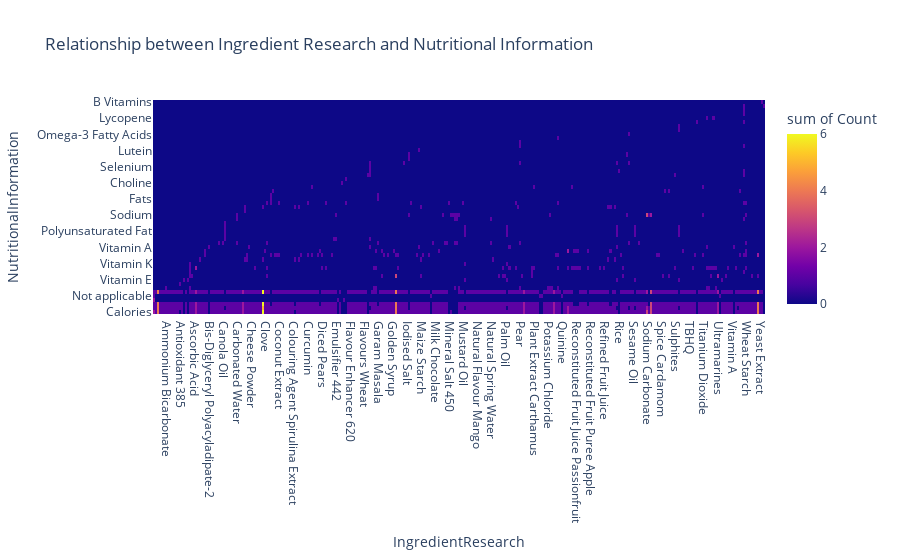
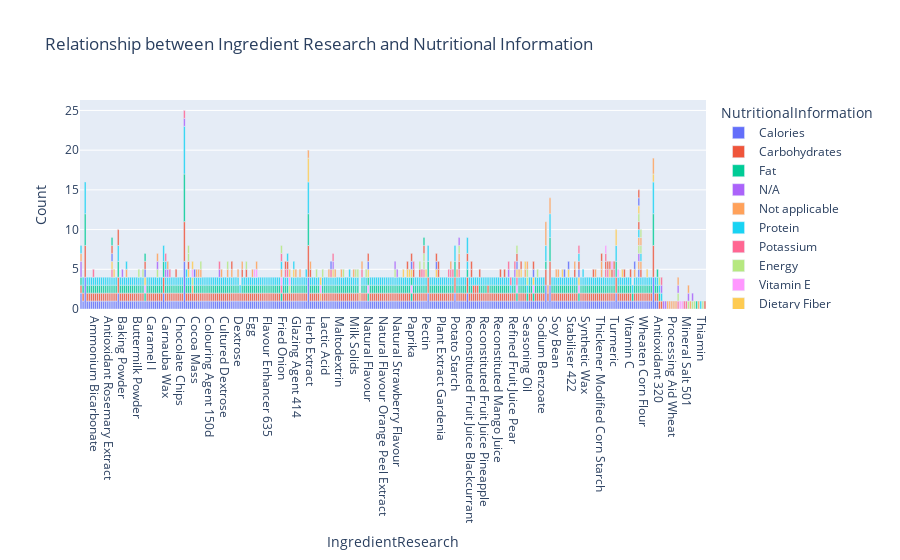

Write notebook code for charts like these, in order.
### Code cell
import plotly.express as px

query = """
MATCH (i:IngredientResearch)-[:HAS_NUTRITIONAL_INFORMATION]->(n:NutritionalInformation)
RETURN i.ingredient_name AS IngredientResearch, n.nutrient AS NutritionalInformation
"""

with driver.session() as session:
    result = session.run(query)
    neo4j_data = [record.data() for record in result]


df = pd.DataFrame(neo4j_data)


ingredientresearch_nutriinfo = df.groupby('IngredientResearch')['NutritionalInformation'].apply(list).reset_index()

import plotly.graph_objects as go


ingredientresearch_nutriinfo = df.groupby('IngredientResearch')['NutritionalInformation'].apply(list).reset_index()

import plotly.express as px


counts = df.groupby(['IngredientResearch', 'NutritionalInformation']).size().reset_index(name='Count')


fig = px.density_heatmap(counts, x='IngredientResearch', y='NutritionalInformation', z='Count', 
                         title='Relationship between Ingredient Research and Nutritional Information')

fig.show()


fig = px.bar(counts, x='IngredientResearch', y='Count', color='NutritionalInformation', 
             title='Relationship between Ingredient Research and Nutritional Information')

fig.show()

### Figure 1 — Plotly figure (JSON) as saved in the notebook; plotly's stock layout.template omitted (floating-point values rounded to 4 significant figures; data arrays with more than 128 entries replaced by an {"elided": "..."} marker saying what was removed)
{"data": [{"coloraxis": "coloraxis", "histfunc": "sum", "hovertemplate": "IngredientResearch=%{x}<br>NutritionalInformation=%{y}<br>sum of Count=%{z}<extra></extra>", "name": "", "type": "histogram2d", "x": {"elided": "1369 str values"}, "xaxis": "x", "xbingroup": "x", "y": {"elided": "1369 str values"}, "yaxis": "y", "ybingroup": "y", "z": {"elided": "1369 int values"}}], "layout": {"coloraxis": {"colorbar": {"title": {"text": "sum of Count"}}, "colorscale": [[0, "#0d0887"], [0.1111, "#46039f"], [0.2222, "#7201a8"], [0.3333, "#9c179e"], [0.4444, "#bd3786"], [0.5556, "#d8576b"], [0.6667, "#ed7953"], [0.7778, "#fb9f3a"], [0.8889, "#fdca26"], [1, "#f0f921"]]}, "legend": {"tracegroupgap": 0}, "title": {"text": "Relationship between Ingredient Research and Nutritional Information"}, "xaxis": {"anchor": "y", "domain": [0, 1], "title": {"text": "IngredientResearch"}}, "yaxis": {"anchor": "x", "domain": [0, 1], "title": {"text": "NutritionalInformation"}}}}

### Figure 2 — Plotly figure (JSON) as saved in the notebook; plotly's stock layout.template omitted (floating-point values rounded to 4 significant figures; data arrays with more than 128 entries replaced by an {"elided": "..."} marker saying what was removed)
{"data": [{"alignmentgroup": "True", "hovertemplate": "NutritionalInformation=Calories<br>IngredientResearch=%{x}<br>Count=%{y}<extra></extra>", "legendgroup": "Calories", "marker": {"color": "#636efa", "pattern": {"shape": ""}}, "name": "Calories", "offsetgroup": "Calories", "orientation": "v", "showlegend": true, "textposition": "auto", "type": "bar", "x": {"elided": "280 str values"}, "xaxis": "x", "y": {"elided": "280 int values"}, "yaxis": "y"}, {"alignmentgroup": "True", "hovertemplate": "NutritionalInformation=Carbohydrates<br>IngredientResearch=%{x}<br>Count=%{y}<extra></extra>", "legendgroup": "Carbohydrates", "marker": {"color": "#EF553B", "pattern": {"shape": ""}}, "name": "Carbohydrates", "offsetgroup": "Carbohydrates", "orientation": "v", "showlegend": true, "textposition": "auto", "type": "bar", "x": {"elided": "271 str values"}, "xaxis": "x", "y": {"elided": "271 int values"}, "yaxis": "y"}, {"alignmentgroup": "True", "hovertemplate": "NutritionalInformation=Fat<br>IngredientResearch=%{x}<br>Count=%{y}<extra></extra>", "legendgroup": "Fat", "marker": {"color": "#00cc96", "pattern": {"shape": ""}}, "name": "Fat", "offsetgroup": "Fat", "orientation": "v", "showlegend": true, "textposition": "auto", "type": "bar", "x": {"elided": "270 str values"}, "xaxis": "x", "y": {"elided": "270 int values"}, "yaxis": "y"}, {"alignmentgroup": "True", "hovertemplate": "NutritionalInformation=N/A<br>IngredientResearch=%{x}<br>Count=%{y}<extra></extra>", "legendgroup": "N/A", "marker": {"color": "#ab63fa", "pattern": {"shape": ""}}, "name": "N/A", "offsetgroup": "N/A", "orientation": "v", "showlegend": true, "textposition": "auto", "type": "bar", "x": ["", "Emulsifier 442", "Enzymes"], "xaxis": "x", "y": [2, 1, 1], "yaxis": "y"}, {"alignmentgroup": "True", "hovertemplate": "NutritionalInformation=Not applicable<br>IngredientResearch=%{x}<br>Count=%{y}<extra></extra>", "legendgroup": "Not applicable", "marker": {"color": "#FFA15A", "pattern": {"shape": ""}}, "name": "Not applicable", "offsetgroup": "Not applicable", "orientation": "v", "showlegend": true, "textposition": "auto", "type": "bar", "x": ["", "Mica", "Polybutene", "Polyethylene", "Processing Aid Wheat", "Ultramarines"], "xaxis": "x", "y": [1, 1, 1, 1, 1, 1], "yaxis": "y"}, {"alignmentgroup": "True", "hovertemplate": "NutritionalInformation=Protein<br>IngredientResearch=%{x}<br>Count=%{y}<extra></extra>", "legendgroup": "Protein", "marker": {"color": "#19d3f3", "pattern": {"shape": ""}}, "name": "Protein", "offsetgroup": "Protein", "orientation": "v", "showlegend": true, "textposition": "auto", "type": "bar", "x": {"elided": "264 str values"}, "xaxis": "x", "y": {"elided": "264 int values"}, "yaxis": "y"}, {"alignmentgroup": "True", "hovertemplate": "NutritionalInformation=Potassium<br>IngredientResearch=%{x}<br>Count=%{y}<extra></extra>", "legendgroup": "Potassium", "marker": {"color": "#FF6692", "pattern": {"shape": ""}}, "name": "Potassium", "offsetgroup": "Potassium", "orientation": "v", "showlegend": true, "textposition": "auto", "type": "bar", "x": ["Acidity Regulator 501", "Apple", "Fructose", "Fruit Peach", "Mineral Salt 500", "Mineral Salt 508", "Pasteurised Homogenised Milk", "Potassium Bicarbonate", "Potassium Chloride", "Potassium Citrate", "Potatoes", "Tomato Juice", "Tomato Paste", "Tomatoes"], "xaxis": "x", "y": [1, 1, 1, 1, 1, 1, 1, 1, 1, 1, 1, 1, 1, 1], "yaxis": "y"}, {"alignmentgroup": "True", "hovertemplate": "NutritionalInformation=Energy<br>IngredientResearch=%{x}<br>Count=%{y}<extra></extra>", "legendgroup": "Energy", "marker": {"color": "#B6E880", "pattern": {"shape": ""}}, "name": "Energy", "offsetgroup": "Energy", "orientation": "v", "showlegend": true, "textposition": "auto", "type": "bar", "x": ["Antioxidant 320"], "xaxis": "x", "y": [1], "yaxis": "y"}, {"alignmentgroup": "True", "hovertemplate": "NutritionalInformation=Vitamin E<br>IngredientResearch=%{x}<br>Count=%{y}<extra></extra>", "legendgroup": "Vitamin E", "marker": {"color": "#FF97FF", "pattern": {"shape": ""}}, "name": "Vitamin E", "offsetgroup": "Vitamin E", "orientation": "v", "showlegend": true, "textposition": "auto", "type": "bar", "x": ["Antioxidant E307B", "Antioxidant Tocopherols", "Mustard Oil", "Palm Oil", "Refined Palm Oil", "Sesame Oil", "Sunflower Oil", "Vegetable Fat"], "xaxis": "x", "y": [1, 1, 1, 1, 1, 1, 1, 1], "yaxis": "y"}, {"alignmentgroup": "True", "hovertemplate": "NutritionalInformation=Dietary Fiber<br>IngredientResearch=%{x}<br>Count=%{y}<extra></extra>", "legendgroup": "Dietary Fiber", "marker": {"color": "#FECB52", "pattern": {"shape": ""}}, "name": "Dietary Fiber", "offsetgroup": "Dietary Fiber", "orientation": "v", "showlegend": true, "textposition": "auto", "type": "bar", "x": ["Apple", "Apple Pulp", "Clove", "Garlic Powder", "Guar Gum", "Maize Maltodextrin", "Nutmeg", "Onion", "Onion Powder", "Pear", "Pineapple", "Rosemary", "Spice Cardamom", "Spice Ginger", "Tomato Powder", "Turmeric", "Vegetable Powder Garlic", "White Pepper", "Xanthan Gum"], "xaxis": "x", "y": [1, 1, 1, 1, 3, 1, 1, 1, 1, 1, 1, 1, 1, 1, 1, 2, 1, 1, 1], "yaxis": "y"}, {"alignmentgroup": "True", "hovertemplate": "NutritionalInformation=Manganese<br>IngredientResearch=%{x}<br>Count=%{y}<extra></extra>", "legendgroup": "Manganese", "marker": {"color": "#636efa", "pattern": {"shape": ""}}, "name": "Manganese", "offsetgroup": "Manganese", "orientation": "v", "showlegend": true, "textposition": "auto", "type": "bar", "x": ["Apple", "Pineapple", "Wheat Flour"], "xaxis": "x", "y": [1, 1, 1], "yaxis": "y"}, {"alignmentgroup": "True", "hovertemplate": "NutritionalInformation=Vitamin C<br>IngredientResearch=%{x}<br>Count=%{y}<extra></extra>", "legendgroup": "Vitamin C", "marker": {"color": "#EF553B", "pattern": {"shape": ""}}, "name": "Vitamin C", "offsetgroup": "Vitamin C", "orientation": "v", "showlegend": true, "textposition": "auto", "type": "bar", "x": ["Apple", "Ascorbic Acid", "Chilli", "Clove", "Diced Peaches", "Dill", "Fructose", "Fruit Peach", "Guava Puree", "Onion", "Paprika", "Parsley", "Pineapple", "Pineapple Juice", "Potatoes", "Reconstituted Apple Juice", "Reconstituted Fruit Juice Blackcurrant", "Reconstituted Fruit Juice Grape", "Reconstituted Fruit Juice Orange", "Reconstituted Fruit Juice Passionfruit", "Reconstituted Fruit Juice Peach", "Reconstituted Fruit Juice Water Extracted Orange", "Reconstituted Mango Juice", "Reconstituted Tomato Puree", "Rosemary", "Strawberry", "Tamarind Paste", "Tomato Juice", "Tomato Paste", "Tomato Powder", "Tomato Puree", "Tomatoes", "Vegetable Powder Tomato", "Vitamin C", "Wheat Glucose Syrup"], "xaxis": "x", "y": [1, 2, 1, 1, 1, 1, 1, 1, 1, 1, 1, 1, 1, 1, 1, 1, 1, 1, 1, 1, 1, 1, 1, 1, 1, 1, 1, 1, 1, 1, 1, 1, 1, 1, 1], "yaxis": "y"}, {"alignmentgroup": "True", "hovertemplate": "NutritionalInformation=Vitamin K<br>IngredientResearch=%{x}<br>Count=%{y}<extra></extra>", "legendgroup": "Vitamin K", "marker": {"color": "#00cc96", "pattern": {"shape": ""}}, "name": "Vitamin K", "offsetgroup": "Vitamin K", "orientation": "v", "showlegend": true, "textposition": "auto", "type": "bar", "x": ["Apple", "Mustard Oil", "Palm Oil"], "xaxis": "x", "y": [1, 1, 1], "yaxis": "y"}, {"alignmentgroup": "True", "hovertemplate": "NutritionalInformation=Minerals<br>IngredientResearch=%{x}<br>Count=%{y}<extra></extra>", "legendgroup": "Minerals", "marker": {"color": "#ab63fa", "pattern": {"shape": ""}}, "name": "Minerals", "offsetgroup": "Minerals", "orientation": "v", "showlegend": true, "textposition": "auto", "type": "bar", "x": ["Australian Spring Water", "Carminic Acid", "Carnauba Wax", "Citric Acid", "Colouring Agent Spirulina Extract", "Coriander", "Maize Maltodextrin", "Natural Spring Water", "Refined Fruit Juice Apple", "Refined Fruit Juice Pear"], "xaxis": "x", "y": [1, 1, 1, 1, 1, 1, 1, 1, 1, 1], "yaxis": "y"}, {"alignmentgroup": "True", "hovertemplate": "NutritionalInformation=Fiber<br>IngredientResearch=%{x}<br>Count=%{y}<extra></extra>", "legendgroup": "Fiber", "marker": {"color": "#FFA15A", "pattern": {"shape": ""}}, "name": "Fiber", "offsetgroup": "Fiber", "orientation": "v", "showlegend": true, "textposition": "auto", "type": "bar", "x": ["Barley Malt Extract", "Carnauba Wax", "Cocoa", "Cocoa Mass", "Cocoa Powder", "Cocoa Solids", "Cornstarch", "Cumin", "Dark Chocolate Chips", "Desiccated Coconut", "Diced Peaches", "Durum Wheat Semolina", "Gherkin", "Glucose", "Guar Gum", "Guava Puree", "Locust Bean Gum", "Maize Starch", "Maltodextrin", "Potato Starch", "Potatoes", "Rice", "Soy", "Soy Bean", "Tapioca Starch", "Thickener Modified Corn Starch", "Wheat", "Wheat Flour", "Wheat Glucose Syrup", "Xanthan Gum"], "xaxis": "x", "y": [1, 1, 1, 1, 1, 1, 1, 1, 1, 1, 1, 1, 1, 1, 1, 1, 1, 1, 1, 1, 1, 1, 1, 1, 1, 1, 1, 1, 1, 2], "yaxis": "y"}, {"alignmentgroup": "True", "hovertemplate": "NutritionalInformation=Sugars<br>IngredientResearch=%{x}<br>Count=%{y}<extra></extra>", "legendgroup": "Sugars", "marker": {"color": "#19d3f3", "pattern": {"shape": ""}}, "name": "Sugars", "offsetgroup": "Sugars", "orientation": "v", "showlegend": true, "textposition": "auto", "type": "bar", "x": ["Barley Malt Extract", "Clarified Pineapple Juice Concentrate", "Dextrose", "Fruit Peach", "Garlic Powder", "Golden Syrup", "Milk Chocolate Chips", "Reconstituted Apple Juice", "Reconstituted Fruit Juice Grape", "Reconstituted Fruit Juice Orange", "Reconstituted Fruit Juice Passionfruit", "Reconstituted Fruit Juice Water Extracted Orange", "Refined Fruit Juice Grape", "Sweetened Condensed Milk", "Wheat Glucose Syrup"], "xaxis": "x", "y": [1, 1, 1, 1, 1, 1, 1, 2, 1, 1, 1, 1, 1, 1, 1], "yaxis": "y"}, {"alignmentgroup": "True", "hovertemplate": "NutritionalInformation=Vitamin A<br>IngredientResearch=%{x}<br>Count=%{y}<extra></extra>", "legendgroup": "Vitamin A", "marker": {"color": "#FF6692", "pattern": {"shape": ""}}, "name": "Vitamin A", "offsetgroup": "Vitamin A", "orientation": "v", "showlegend": true, "textposition": "auto", "type": "bar", "x": ["Beta carotene", "Carotene", "Free Range Egg Yolk", "Lutein", "Paprika", "Refined Palm Oil", "Tomato Juice", "Vitamin A"], "xaxis": "x", "y": [1, 1, 1, 1, 1, 1, 1, 1], "yaxis": "y"}, {"alignmentgroup": "True", "hovertemplate": "NutritionalInformation=Calcium<br>IngredientResearch=%{x}<br>Count=%{y}<extra></extra>", "legendgroup": "Calcium", "marker": {"color": "#B6E880", "pattern": {"shape": ""}}, "name": "Calcium", "offsetgroup": "Calcium", "orientation": "v", "showlegend": true, "textposition": "auto", "type": "bar", "x": ["Buttermilk Powder", "Calcium Lactate", "Carbonated Mineral Water", "Clove", "Full Cream Milk", "Milk", "Milk Solids", "Milk Whey Powder", "Mineral Salt 500", "Mineral Salt 501", "Natural Mineral Water", "Pasteurised Homogenised Milk", "Sardines", "Skim Milk", "Wheat Glucose Syrup"], "xaxis": "x", "y": [1, 1, 1, 1, 1, 1, 1, 1, 1, 1, 1, 1, 1, 1, 1], "yaxis": "y"}, {"alignmentgroup": "True", "hovertemplate": "NutritionalInformation=Cholesterol<br>IngredientResearch=%{x}<br>Count=%{y}<extra></extra>", "legendgroup": "Cholesterol", "marker": {"color": "#FF97FF", "pattern": {"shape": ""}}, "name": "Cholesterol", "offsetgroup": "Cholesterol", "orientation": "v", "showlegend": true, "textposition": "auto", "type": "bar", "x": ["Canola Oil", "Egg", "Egg White", "Free Range Egg Yolk"], "xaxis": "x", "y": [1, 1, 1, 1], "yaxis": "y"}, {"alignmentgroup": "True", "hovertemplate": "NutritionalInformation=Monounsaturated Fat<br>IngredientResearch=%{x}<br>Count=%{y}<extra></extra>", "legendgroup": "Monounsaturated Fat", "marker": {"color": "#FECB52", "pattern": {"shape": ""}}, "name": "Monounsaturated Fat", "offsetgroup": "Monounsaturated Fat", "orientation": "v", "showlegend": true, "textposition": "auto", "type": "bar", "x": ["Canola Oil", "Mustard Oil", "Palm Oil", "Refined Palm Oil", "Sesame Oil", "Sunflower Oil"], "xaxis": "x", "y": [1, 1, 1, 1, 1, 1], "yaxis": "y"}, {"alignmentgroup": "True", "hovertemplate": "NutritionalInformation=Polyunsaturated Fat<br>IngredientResearch=%{x}<br>Count=%{y}<extra></extra>", "legendgroup": "Polyunsaturated Fat", "marker": {"color": "#636efa", "pattern": {"shape": ""}}, "name": "Polyunsaturated Fat", "offsetgroup": "Polyunsaturated Fat", "orientation": "v", "showlegend": true, "textposition": "auto", "type": "bar", "x": ["Canola Oil", "Mustard Oil", "Palm Oil", "Refined Palm Oil", "Sesame Oil", "Sunflower Oil"], "xaxis": "x", "y": [1, 1, 1, 1, 1, 1], "yaxis": "y"}, {"alignmentgroup": "True", "hovertemplate": "NutritionalInformation=Saturated Fat<br>IngredientResearch=%{x}<br>Count=%{y}<extra></extra>", "legendgroup": "Saturated Fat", "marker": {"color": "#EF553B", "pattern": {"shape": ""}}, "name": "Saturated Fat", "offsetgroup": "Saturated Fat", "orientation": "v", "showlegend": true, "textposition": "auto", "type": "bar", "x": ["Canola Oil", "Mustard Oil", "Palm Oil", "Refined Palm Oil", "Sesame Oil", "Sunflower Oil"], "xaxis": "x", "y": [1, 1, 1, 1, 1, 1], "yaxis": "y"}, {"alignmentgroup": "True", "hovertemplate": "NutritionalInformation=Trans Fat<br>IngredientResearch=%{x}<br>Count=%{y}<extra></extra>", "legendgroup": "Trans Fat", "marker": {"color": "#00cc96", "pattern": {"shape": ""}}, "name": "Trans Fat", "offsetgroup": "Trans Fat", "orientation": "v", "showlegend": true, "textposition": "auto", "type": "bar", "x": ["Canola Oil"], "xaxis": "x", "y": [1], "yaxis": "y"}, {"alignmentgroup": "True", "hovertemplate": "NutritionalInformation=Magnesium<br>IngredientResearch=%{x}<br>Count=%{y}<extra></extra>", "legendgroup": "Magnesium", "marker": {"color": "#ab63fa", "pattern": {"shape": ""}}, "name": "Magnesium", "offsetgroup": "Magnesium", "orientation": "v", "showlegend": true, "textposition": "auto", "type": "bar", "x": ["Carbonated Mineral Water", "Mineral Salt 500", "Mineral Salt 501", "Natural Mineral Water", "Wheat Flour"], "xaxis": "x", "y": [1, 1, 1, 1, 1], "yaxis": "y"}, {"alignmentgroup": "True", "hovertemplate": "NutritionalInformation=Sodium<br>IngredientResearch=%{x}<br>Count=%{y}<extra></extra>", "legendgroup": "Sodium", "marker": {"color": "#FFA15A", "pattern": {"shape": ""}}, "name": "Sodium", "offsetgroup": "Sodium", "orientation": "v", "showlegend": true, "textposition": "auto", "type": "bar", "x": ["Carbonated Mineral Water", "Egg White", "Iodised Salt", "Milk Lactose", "Mineral Salt 450", "Mineral Salt 451", "Mineral Salt 500", "Mineral Salt 501", "Mineral Salt 508", "Potassium Chloride", "Salt", "Sodium Bicarbonate", "Sodium Carbonate", "Sodium Citrate", "Thickener Modified Corn Starch", "Wheat Glucose Syrup"], "xaxis": "x", "y": [1, 1, 1, 1, 1, 1, 1, 1, 1, 1, 1, 3, 1, 2, 1, 1], "yaxis": "y"}, {"alignmentgroup": "True", "hovertemplate": "NutritionalInformation=Micronutrients<br>IngredientResearch=%{x}<br>Count=%{y}<extra></extra>", "legendgroup": "Micronutrients", "marker": {"color": "#19d3f3", "pattern": {"shape": ""}}, "name": "Micronutrients", "offsetgroup": "Micronutrients", "orientation": "v", "showlegend": true, "textposition": "auto", "type": "bar", "x": ["Carminic Acid"], "xaxis": "x", "y": [1], "yaxis": "y"}, {"alignmentgroup": "True", "hovertemplate": "NutritionalInformation=Vitamins<br>IngredientResearch=%{x}<br>Count=%{y}<extra></extra>", "legendgroup": "Vitamins", "marker": {"color": "#FF6692", "pattern": {"shape": ""}}, "name": "Vitamins", "offsetgroup": "Vitamins", "orientation": "v", "showlegend": true, "textposition": "auto", "type": "bar", "x": ["Carminic Acid", "Citric Acid", "Colouring Agent Spirulina Extract", "Coriander", "Maize Maltodextrin", "Parsley Flakes", "Refined Fruit Juice Apple", "Refined Fruit Juice Grape", "Refined Fruit Juice Pear"], "xaxis": "x", "y": [1, 1, 1, 1, 1, 1, 1, 1, 1], "yaxis": "y"}, {"alignmentgroup": "True", "hovertemplate": "NutritionalInformation=Iron<br>IngredientResearch=%{x}<br>Count=%{y}<extra></extra>", "legendgroup": "Iron", "marker": {"color": "#B6E880", "pattern": {"shape": ""}}, "name": "Iron", "offsetgroup": "Iron", "orientation": "v", "showlegend": true, "textposition": "auto", "type": "bar", "x": ["Clove", "Cocoa", "Cocoa Solids", "Cumin", "Dill", "Ferric Ferrocyanide", "Iron Oxides", "Mineral Iron", "Molasses", "Parsley", "Potatoes", "Wheat Flour", "Wheat Glucose Syrup"], "xaxis": "x", "y": [1, 1, 1, 1, 1, 1, 1, 1, 1, 1, 1, 1, 1], "yaxis": "y"}, {"alignmentgroup": "True", "hovertemplate": "NutritionalInformation=Fats<br>IngredientResearch=%{x}<br>Count=%{y}<extra></extra>", "legendgroup": "Fats", "marker": {"color": "#FF97FF", "pattern": {"shape": ""}}, "name": "Fats", "offsetgroup": "Fats", "orientation": "v", "showlegend": true, "textposition": "auto", "type": "bar", "x": ["Cocoa", "Full Cream Milk"], "xaxis": "x", "y": [1, 1], "yaxis": "y"}, {"alignmentgroup": "True", "hovertemplate": "NutritionalInformation=Proteins<br>IngredientResearch=%{x}<br>Count=%{y}<extra></extra>", "legendgroup": "Proteins", "marker": {"color": "#FECB52", "pattern": {"shape": ""}}, "name": "Proteins", "offsetgroup": "Proteins", "orientation": "v", "showlegend": true, "textposition": "auto", "type": "bar", "x": ["Cocoa", "Full Cream Milk"], "xaxis": "x", "y": [1, 1], "yaxis": "y"}, {"alignmentgroup": "True", "hovertemplate": "NutritionalInformation=Vitamins and Minerals<br>IngredientResearch=%{x}<br>Count=%{y}<extra></extra>", "legendgroup": "Vitamins and Minerals", "marker": {"color": "#636efa", "pattern": {"shape": ""}}, "name": "Vitamins and Minerals", "offsetgroup": "Vitamins and Minerals", "orientation": "v", "showlegend": true, "textposition": "auto", "type": "bar", "x": ["Cocoa Butter", "Spice Chilli Powder", "Spice Ginger", "Wheat"], "xaxis": "x", "y": [1, 1, 1, 1], "yaxis": "y"}, {"alignmentgroup": "True", "hovertemplate": "NutritionalInformation=Sugar<br>IngredientResearch=%{x}<br>Count=%{y}<extra></extra>", "legendgroup": "Sugar", "marker": {"color": "#EF553B", "pattern": {"shape": ""}}, "name": "Sugar", "offsetgroup": "Sugar", "orientation": "v", "showlegend": true, "textposition": "auto", "type": "bar", "x": ["Dark Chocolate Chips", "Pineapple Juice", "Reconstituted Fruit Juice Blackcurrant", "Thickener Modified Corn Starch"], "xaxis": "x", "y": [1, 1, 1, 1], "yaxis": "y"}, {"alignmentgroup": "True", "hovertemplate": "NutritionalInformation=Choline<br>IngredientResearch=%{x}<br>Count=%{y}<extra></extra>", "legendgroup": "Choline", "marker": {"color": "#00cc96", "pattern": {"shape": ""}}, "name": "Choline", "offsetgroup": "Choline", "orientation": "v", "showlegend": true, "textposition": "auto", "type": "bar", "x": ["Emulsifier Soy Lecithin"], "xaxis": "x", "y": [1], "yaxis": "y"}, {"alignmentgroup": "True", "hovertemplate": "NutritionalInformation=Cyanide<br>IngredientResearch=%{x}<br>Count=%{y}<extra></extra>", "legendgroup": "Cyanide", "marker": {"color": "#ab63fa", "pattern": {"shape": ""}}, "name": "Cyanide", "offsetgroup": "Cyanide", "orientation": "v", "showlegend": true, "textposition": "auto", "type": "bar", "x": ["Ferric Ferrocyanide"], "xaxis": "x", "y": [1], "yaxis": "y"}, {"alignmentgroup": "True", "hovertemplate": "NutritionalInformation=Folate<br>IngredientResearch=%{x}<br>Count=%{y}<extra></extra>", "legendgroup": "Folate", "marker": {"color": "#FFA15A", "pattern": {"shape": ""}}, "name": "Folate", "offsetgroup": "Folate", "orientation": "v", "showlegend": true, "textposition": "auto", "type": "bar", "x": ["Folate", "Free Range Egg Yolk", "Strawberry", "Wheat Flour"], "xaxis": "x", "y": [1, 1, 1, 1], "yaxis": "y"}, {"alignmentgroup": "True", "hovertemplate": "NutritionalInformation=Riboflavin<br>IngredientResearch=%{x}<br>Count=%{y}<extra></extra>", "legendgroup": "Riboflavin", "marker": {"color": "#19d3f3", "pattern": {"shape": ""}}, "name": "Riboflavin", "offsetgroup": "Riboflavin", "orientation": "v", "showlegend": true, "textposition": "auto", "type": "bar", "x": ["Free Range Egg Yolk", "Riboflavin", "Wheat Flour"], "xaxis": "x", "y": [1, 1, 1], "yaxis": "y"}, {"alignmentgroup": "True", "hovertemplate": "NutritionalInformation=Selenium<br>IngredientResearch=%{x}<br>Count=%{y}<extra></extra>", "legendgroup": "Selenium", "marker": {"color": "#FF6692", "pattern": {"shape": ""}}, "name": "Selenium", "offsetgroup": "Selenium", "orientation": "v", "showlegend": true, "textposition": "auto", "type": "bar", "x": ["Free Range Egg Yolk"], "xaxis": "x", "y": [1], "yaxis": "y"}, {"alignmentgroup": "True", "hovertemplate": "NutritionalInformation=Vitamin D<br>IngredientResearch=%{x}<br>Count=%{y}<extra></extra>", "legendgroup": "Vitamin D", "marker": {"color": "#B6E880", "pattern": {"shape": ""}}, "name": "Vitamin D", "offsetgroup": "Vitamin D", "orientation": "v", "showlegend": true, "textposition": "auto", "type": "bar", "x": ["Free Range Egg Yolk", "Homogenised Full Cream Milk", "Pasteurised Homogenised Milk", "Refined Palm Oil", "Sardines"], "xaxis": "x", "y": [1, 1, 1, 1, 1], "yaxis": "y"}, {"alignmentgroup": "True", "hovertemplate": "NutritionalInformation=Chloride<br>IngredientResearch=%{x}<br>Count=%{y}<extra></extra>", "legendgroup": "Chloride", "marker": {"color": "#FF97FF", "pattern": {"shape": ""}}, "name": "Chloride", "offsetgroup": "Chloride", "orientation": "v", "showlegend": true, "textposition": "auto", "type": "bar", "x": ["Iodised Salt"], "xaxis": "x", "y": [1], "yaxis": "y"}, {"alignmentgroup": "True", "hovertemplate": "NutritionalInformation=Iodine<br>IngredientResearch=%{x}<br>Count=%{y}<extra></extra>", "legendgroup": "Iodine", "marker": {"color": "#FECB52", "pattern": {"shape": ""}}, "name": "Iodine", "offsetgroup": "Iodine", "orientation": "v", "showlegend": true, "textposition": "auto", "type": "bar", "x": ["Iodised Salt", "Salt"], "xaxis": "x", "y": [1, 1], "yaxis": "y"}, {"alignmentgroup": "True", "hovertemplate": "NutritionalInformation=Lutein<br>IngredientResearch=%{x}<br>Count=%{y}<extra></extra>", "legendgroup": "Lutein", "marker": {"color": "#636efa", "pattern": {"shape": ""}}, "name": "Lutein", "offsetgroup": "Lutein", "orientation": "v", "showlegend": true, "textposition": "auto", "type": "bar", "x": ["Lutein"], "xaxis": "x", "y": [1], "yaxis": "y"}, {"alignmentgroup": "True", "hovertemplate": "NutritionalInformation=Phosphorus<br>IngredientResearch=%{x}<br>Count=%{y}<extra></extra>", "legendgroup": "Phosphorus", "marker": {"color": "#EF553B", "pattern": {"shape": ""}}, "name": "Phosphorus", "offsetgroup": "Phosphorus", "orientation": "v", "showlegend": true, "textposition": "auto", "type": "bar", "x": ["Pasteurised Homogenised Milk", "Wheat Flour"], "xaxis": "x", "y": [1, 1], "yaxis": "y"}, {"alignmentgroup": "True", "hovertemplate": "NutritionalInformation=Vitamin B12<br>IngredientResearch=%{x}<br>Count=%{y}<extra></extra>", "legendgroup": "Vitamin B12", "marker": {"color": "#00cc96", "pattern": {"shape": ""}}, "name": "Vitamin B12", "offsetgroup": "Vitamin B12", "orientation": "v", "showlegend": true, "textposition": "auto", "type": "bar", "x": ["Pasteurised Homogenised Milk"], "xaxis": "x", "y": [1], "yaxis": "y"}, {"alignmentgroup": "True", "hovertemplate": "NutritionalInformation=Vitamin B6<br>IngredientResearch=%{x}<br>Count=%{y}<extra></extra>", "legendgroup": "Vitamin B6", "marker": {"color": "#ab63fa", "pattern": {"shape": ""}}, "name": "Vitamin B6", "offsetgroup": "Vitamin B6", "orientation": "v", "showlegend": true, "textposition": "auto", "type": "bar", "x": ["Potatoes"], "xaxis": "x", "y": [1], "yaxis": "y"}, {"alignmentgroup": "True", "hovertemplate": "NutritionalInformation=Omega-3 Fatty Acids<br>IngredientResearch=%{x}<br>Count=%{y}<extra></extra>", "legendgroup": "Omega-3 Fatty Acids", "marker": {"color": "#FFA15A", "pattern": {"shape": ""}}, "name": "Omega-3 Fatty Acids", "offsetgroup": "Omega-3 Fatty Acids", "orientation": "v", "showlegend": true, "textposition": "auto", "type": "bar", "x": ["Sardines"], "xaxis": "x", "y": [1], "yaxis": "y"}, {"alignmentgroup": "True", "hovertemplate": "NutritionalInformation=Phytosterols<br>IngredientResearch=%{x}<br>Count=%{y}<extra></extra>", "legendgroup": "Phytosterols", "marker": {"color": "#19d3f3", "pattern": {"shape": ""}}, "name": "Phytosterols", "offsetgroup": "Phytosterols", "orientation": "v", "showlegend": true, "textposition": "auto", "type": "bar", "x": ["Sunflower Oil"], "xaxis": "x", "y": [1], "yaxis": "y"}, {"alignmentgroup": "True", "hovertemplate": "NutritionalInformation=Squalene<br>IngredientResearch=%{x}<br>Count=%{y}<extra></extra>", "legendgroup": "Squalene", "marker": {"color": "#FF6692", "pattern": {"shape": ""}}, "name": "Squalene", "offsetgroup": "Squalene", "orientation": "v", "showlegend": true, "textposition": "auto", "type": "bar", "x": ["Sunflower Oil"], "xaxis": "x", "y": [1], "yaxis": "y"}, {"alignmentgroup": "True", "hovertemplate": "NutritionalInformation=Thiamin<br>IngredientResearch=%{x}<br>Count=%{y}<extra></extra>", "legendgroup": "Thiamin", "marker": {"color": "#B6E880", "pattern": {"shape": ""}}, "name": "Thiamin", "offsetgroup": "Thiamin", "orientation": "v", "showlegend": true, "textposition": "auto", "type": "bar", "x": ["Thiamin", "Wheat Flour"], "xaxis": "x", "y": [1, 1], "yaxis": "y"}, {"alignmentgroup": "True", "hovertemplate": "NutritionalInformation=Lycopene<br>IngredientResearch=%{x}<br>Count=%{y}<extra></extra>", "legendgroup": "Lycopene", "marker": {"color": "#FF97FF", "pattern": {"shape": ""}}, "name": "Lycopene", "offsetgroup": "Lycopene", "orientation": "v", "showlegend": true, "textposition": "auto", "type": "bar", "x": ["Tomato Juice", "Tomato Puree"], "xaxis": "x", "y": [1, 1], "yaxis": "y"}, {"alignmentgroup": "True", "hovertemplate": "NutritionalInformation=Copper<br>IngredientResearch=%{x}<br>Count=%{y}<extra></extra>", "legendgroup": "Copper", "marker": {"color": "#FECB52", "pattern": {"shape": ""}}, "name": "Copper", "offsetgroup": "Copper", "orientation": "v", "showlegend": true, "textposition": "auto", "type": "bar", "x": ["Wheat Flour"], "xaxis": "x", "y": [1], "yaxis": "y"}, {"alignmentgroup": "True", "hovertemplate": "NutritionalInformation=Niacin<br>IngredientResearch=%{x}<br>Count=%{y}<extra></extra>", "legendgroup": "Niacin", "marker": {"color": "#636efa", "pattern": {"shape": ""}}, "name": "Niacin", "offsetgroup": "Niacin", "orientation": "v", "showlegend": true, "textposition": "auto", "type": "bar", "x": ["Wheat Flour"], "xaxis": "x", "y": [1], "yaxis": "y"}, {"alignmentgroup": "True", "hovertemplate": "NutritionalInformation=Zinc<br>IngredientResearch=%{x}<br>Count=%{y}<extra></extra>", "legendgroup": "Zinc", "marker": {"color": "#EF553B", "pattern": {"shape": ""}}, "name": "Zinc", "offsetgroup": "Zinc", "orientation": "v", "showlegend": true, "textposition": "auto", "type": "bar", "x": ["Wheat Flour", "Zinc"], "xaxis": "x", "y": [1, 1], "yaxis": "y"}, {"alignmentgroup": "True", "hovertemplate": "NutritionalInformation=B Vitamins<br>IngredientResearch=%{x}<br>Count=%{y}<extra></extra>", "legendgroup": "B Vitamins", "marker": {"color": "#00cc96", "pattern": {"shape": ""}}, "name": "B Vitamins", "offsetgroup": "B Vitamins", "orientation": "v", "showlegend": true, "textposition": "auto", "type": "bar", "x": ["Yeast Extract"], "xaxis": "x", "y": [1], "yaxis": "y"}], "layout": {"barmode": "relative", "legend": {"title": {"text": "NutritionalInformation"}, "tracegroupgap": 0}, "title": {"text": "Relationship between Ingredient Research and Nutritional Information"}, "xaxis": {"anchor": "y", "domain": [0, 1], "title": {"text": "IngredientResearch"}}, "yaxis": {"anchor": "x", "domain": [0, 1], "title": {"text": "Count"}}}}
